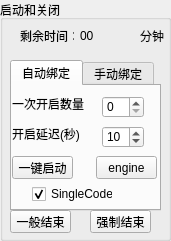
     <widget class="QGroupBox" name="groupBox_3">
      <property name="geometry">
       <rect>
        <x>0</x>
        <y>10</y>
        <width>171</width>
        <height>241</height>
       </rect>
      </property>
      <property name="title">
       <string>启动和关闭</string>
      </property>
      <widget class="QTabWidget" name="tabWidget">
       <property name="geometry">
        <rect>
         <x>10</x>
         <y>60</y>
         <width>151</width>
         <height>151</height>
        </rect>
       </property>
       <property name="currentIndex">
        <number>0</number>
       </property>
       <widget class="QWidget" name="tab">
        <attribute name="title">
         <string>自动绑定</string>
        </attribute>
        <widget class="QSpinBox" name="open_lag">
         <property name="geometry">
          <rect>
           <x>90</x>
           <y>40</y>
           <width>42</width>
           <height>22</height>
          </rect>
         </property>
         <property name="minimum">
          <number>6</number>
         </property>
         <property name="value">
          <number>10</number>
         </property>
        </widget>
        <widget class="QLabel" name="openLag">
         <property name="geometry">
          <rect>
           <x>0</x>
           <y>40</y>
           <width>81</width>
           <height>16</height>
          </rect>
         </property>
         <property name="text">
          <string>开启延迟(秒)</string>
         </property>
        </widget>
        <widget class="QSpinBox" name="windowCounter">
         <property name="geometry">
          <rect>
           <x>90</x>
           <y>10</y>
           <width>42</width>
           <height>22</height>
          </rect>
         </property>
        </widget>
        <widget class="QLabel" name="label_2">
         <property name="geometry">
          <rect>
           <x>0</x>
           <y>10</y>
           <width>81</width>
           <height>16</height>
          </rect>
         </property>
         <property name="text">
          <string>一次开启数量</string>
         </property>
        </widget>
        <widget class="QPushButton" name="onePunch">
         <property name="geometry">
          <rect>
           <x>0</x>
           <y>70</y>
           <width>61</width>
           <height>23</height>
          </rect>
         </property>
         <property name="text">
          <string>一键启动</string>
         </property>
        </widget>
        <widget class="QPushButton" name="engineBtn">
         <property name="geometry">
          <rect>
           <x>84</x>
           <y>70</y>
           <width>61</width>
           <height>23</height>
          </rect>
         </property>
         <property name="text">
          <string>engine</string>
         </property>
        </widget>
        <widget class="QCheckBox" name="EnginedBox">
         <property name="geometry">
          <rect>
           <x>20</x>
           <y>100</y>
           <width>81</width>
           <height>16</height>
          </rect>
         </property>
         <property name="text">
          <string>SingleCode</string>
         </property>
         <property name="checked">
          <bool>true</bool>
         </property>
        </widget>
       </widget>
       <widget class="QWidget" name="tab_2">
        <attribute name="title">
         <string>手动绑定</string>
        </attribute>
       </widget>
      </widget>
      <widget class="QPushButton" name="generalEnd">
       <property name="geometry">
        <rect>
         <x>10</x>
         <y>210</y>
         <width>61</width>
         <height>23</height>
        </rect>
       </property>
       <property name="text">
        <string>一般结束</string>
       </property>
      </widget>
      <widget class="QPushButton" name="forceEnd">
       <property name="geometry">
        <rect>
         <x>90</x>
         <y>210</y>
         <width>61</width>
         <height>23</height>
        </rect>
       </property>
       <property name="text">
        <string>强制结束</string>
       </property>
      </widget>
      <widget class="QLabel" name="label_6">
       <property name="geometry">
        <rect>
         <x>20</x>
         <y>30</y>
         <width>54</width>
         <height>12</height>
        </rect>
       </property>
       <property name="text">
        <string>剩余时间：</string>
       </property>
      </widget>
      <widget class="QLabel" name="timeLabel">
       <property name="geometry">
        <rect>
         <x>80</x>
         <y>25</y>
         <width>41</width>
         <height>21</height>
        </rect>
       </property>
       <property name="text">
        <string>00</string>
       </property>
      </widget>
      <widget class="QLabel" name="label_7">
       <property name="geometry">
        <rect>
         <x>140</x>
         <y>20</y>
         <width>31</width>
         <height>31</height>
        </rect>
       </property>
       <property name="text">
        <string>分钟</string>
       </property>
      </widget>
     </widget>
